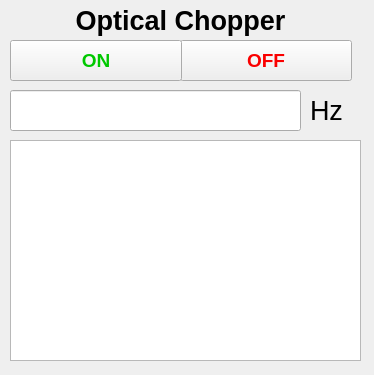
<?xml version="1.0" encoding="UTF-8"?>
<ui version="4.0">
 <class>Widget</class>
 <widget class="QWidget" name="Widget">
  <property name="geometry">
   <rect>
    <x>0</x>
    <y>0</y>
    <width>374</width>
    <height>375</height>
   </rect>
  </property>
  <property name="windowTitle">
   <string>Widget</string>
  </property>
  <widget class="QPushButton" name="off_button">
   <property name="geometry">
    <rect>
     <x>180</x>
     <y>40</y>
     <width>172</width>
     <height>41</height>
    </rect>
   </property>
   <property name="font">
    <font>
     <family>Meiryo UI</family>
     <pointsize>14</pointsize>
     <weight>75</weight>
     <italic>false</italic>
     <bold>true</bold>
    </font>
   </property>
   <property name="styleSheet">
    <string notr="true">color: rgb(250, 0, 0);
font: bold 14pt &quot;Meiryo UI&quot;;</string>
   </property>
   <property name="text">
    <string>OFF</string>
   </property>
   <property name="checkable">
    <bool>true</bool>
   </property>
   <property name="checked">
    <bool>false</bool>
   </property>
  </widget>
  <widget class="QPushButton" name="on_button">
   <property name="geometry">
    <rect>
     <x>10</x>
     <y>40</y>
     <width>172</width>
     <height>41</height>
    </rect>
   </property>
   <property name="font">
    <font>
     <family>Meiryo UI</family>
     <pointsize>14</pointsize>
     <weight>75</weight>
     <italic>false</italic>
     <bold>true</bold>
    </font>
   </property>
   <property name="styleSheet">
    <string notr="true">color: rgb(0, 200, 0);
font: bold 14pt &quot;Meiryo UI&quot;;</string>
   </property>
   <property name="text">
    <string>ON</string>
   </property>
   <property name="checkable">
    <bool>true</bool>
   </property>
  </widget>
  <widget class="QLineEdit" name="freq_edit">
   <property name="geometry">
    <rect>
     <x>10</x>
     <y>90</y>
     <width>291</width>
     <height>41</height>
    </rect>
   </property>
   <property name="font">
    <font>
     <family>Meiryo UI</family>
     <pointsize>20</pointsize>
    </font>
   </property>
   <property name="layoutDirection">
    <enum>Qt::LeftToRight</enum>
   </property>
   <property name="styleSheet">
    <string notr="true"/>
   </property>
   <property name="text">
    <string/>
   </property>
   <property name="alignment">
    <set>Qt::AlignRight|Qt::AlignTrailing|Qt::AlignVCenter</set>
   </property>
  </widget>
  <widget class="QLabel" name="hz_label">
   <property name="geometry">
    <rect>
     <x>310</x>
     <y>90</y>
     <width>41</width>
     <height>41</height>
    </rect>
   </property>
   <property name="font">
    <font>
     <family>Meiryo UI</family>
     <pointsize>20</pointsize>
    </font>
   </property>
   <property name="text">
    <string>Hz</string>
   </property>
  </widget>
  <widget class="QLabel" name="title_label">
   <property name="geometry">
    <rect>
     <x>10</x>
     <y>0</y>
     <width>341</width>
     <height>41</height>
    </rect>
   </property>
   <property name="font">
    <font>
     <family>Meiryo UI</family>
     <pointsize>20</pointsize>
     <weight>75</weight>
     <bold>true</bold>
    </font>
   </property>
   <property name="text">
    <string>Optical Chopper</string>
   </property>
   <property name="alignment">
    <set>Qt::AlignCenter</set>
   </property>
  </widget>
  <widget class="QPlainTextEdit" name="read_area">
   <property name="geometry">
    <rect>
     <x>10</x>
     <y>140</y>
     <width>351</width>
     <height>221</height>
    </rect>
   </property>
   <property name="textInteractionFlags">
    <set>Qt::TextSelectableByKeyboard|Qt::TextSelectableByMouse</set>
   </property>
  </widget>
 </widget>
 <layoutdefault spacing="6" margin="11"/>
 <resources/>
 <connections/>
</ui>
